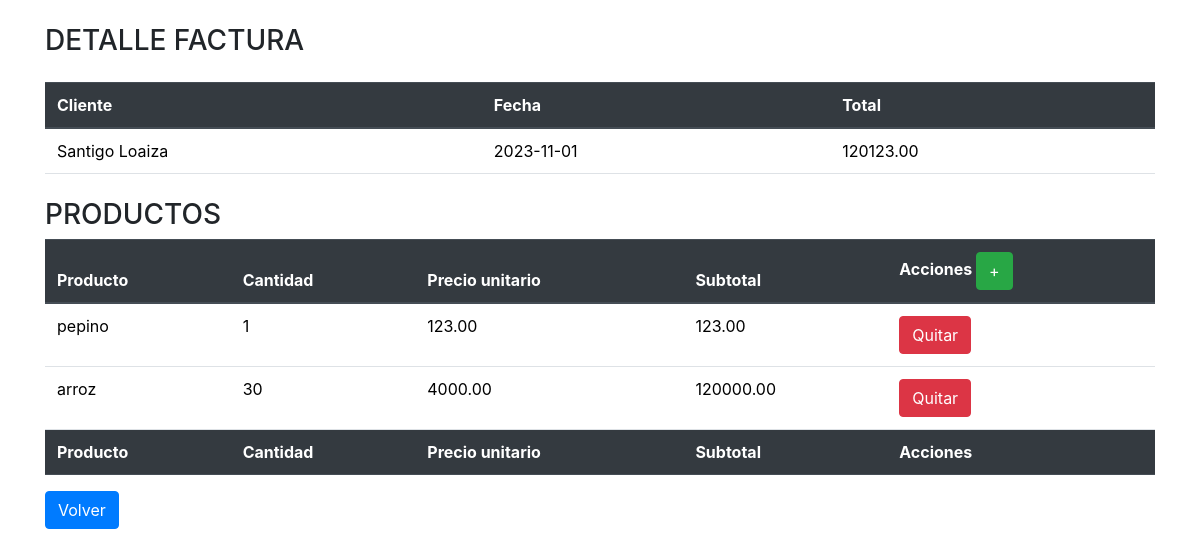
/factura/detalle_factura.php?id=10, run on the app's committed database.
### tables this page shows
CREATE TABLE `factura` (
  `id_factura` int(11) NOT NULL,
  `id_cliente` int(11) DEFAULT NULL,
  `fecha` date NOT NULL,
  `total` decimal(10,2) NOT NULL
);

CREATE TABLE `cliente` (
  `id_cliente` int(11) NOT NULL,
  `nombre` varchar(255) NOT NULL,
  `direccion` varchar(255) DEFAULT NULL,
  `telefono` varchar(20) DEFAULT NULL
);

CREATE TABLE `detalle_factura` (
  `id_detalle` int(11) NOT NULL,
  `id_factura` int(11) DEFAULT NULL,
  `id_producto` int(11) DEFAULT NULL,
  `cantidad` int(11) NOT NULL,
  `precio_unitario` decimal(10,2) NOT NULL,
  `total_linea` decimal(10,2) NOT NULL
);

CREATE TABLE `producto` (
  `id_producto` int(11) NOT NULL,
  `nombre` varchar(255) NOT NULL,
  `precio` decimal(10,2) NOT NULL
);

### factura/detalle_factura.php (the view, shortened to what this page needs)
<?php
include('../bd/conexion.php');
include('../scripts/head.php');
$id = $_GET['id'];
$query = "SELECT factura.id_factura, cliente.nombre, factura.fecha, factura.total FROM factura INNER JOIN cliente ON factura.id_cliente = cliente.id_cliente WHERE factura.id_factura = $id";
$resultado = $conexion->query($query);
if ($resultado->num_rows > 0) {
    ?>
    <!DOCTYPE html>
    <html lang="en">
    <head>
    </head>
    <body class="container mt-4">
        <h3 class="mb-4">DETALLE FACTURA</h3>
        <table class="table">
            <thead class="thead-dark">
                <tr>
                    <th>Cliente</th>
                    <th>Fecha</th>
                    <th>Total</th>
                </tr>
            </thead>
            <tbody>
                <?php
                while ($fila = $resultado->fetch_assoc()) {
                    echo "<tr>";
                    echo "<td>" . $fila["nombre"] . "</td>";
                    echo "<td>" . $fila["fecha"] . "</td>";
                    echo "<td>" . $fila["total"] . "</td>";
                    echo "</tr>";
                }
                ?>
            </tbody>
        </table>
        <h3 class="mt-4">PRODUCTOS</h3>
        <?php
        $query = "SELECT producto.nombre, detalle_factura.id_detalle, detalle_factura.id_factura, detalle_factura.id_producto, detalle_factura.cantidad, detalle_factura.precio_unitario, detalle_factura.total_linea From detalle_factura Inner Join producto On detalle_factura.id_producto = producto.id_producto WHERE detalle_factura.id_factura = $id";
        $resultado = $conexion->query($query);
        if ($resultado->num_rows > 0) {
            ?>
            <table class="table">
                <thead class="thead-dark">
                    <tr>
                        <th>Producto</th>
                        <th>Cantidad</th>
                        <th>Precio unitario</th>
                        <th>Subtotal</th>
                        <th>Acciones <a class="btn btn-success" href="crear_detalle_factura.php?id=<?php echo $id ?>">+</a></th>
                    </tr>
                </thead>
                <tfoot class="thead-dark">
                    <tr>
                        <th>Producto</th>
                        <th>Cantidad</th>
                        <th>Precio unitario</th>
                        <th>Subtotal</th>
                        <th>Acciones</th>
                    </tr>
                </tfoot>
                <tbody>
                    <?php
                    while ($fila = $resultado->fetch_assoc()) {
                        echo "<tr>";
                        echo "<td>" . $fila["nombre"] . "</td>";
                        echo "<td>" . $fila["cantidad"] . "</td>";
                        echo "<td>" . $fila["precio_unitario"] . "</td>";
                        echo "<td>" . $fila["total_linea"] . "</td>";
                        echo "<td><a class='btn btn-danger' href='op_eliminar_detalle_factura.php?id=" . $fila["id_detalle"] . "&idf=" . $id . "'>Quitar</a></td>";
                        echo "</tr>";
                    }
                    ?>
                </tbody>
            </table>
            <?php
        } else {
            echo "No hay productos en la factura. ¿<a href='crear_detalle_factura.php?id=$id'>Desea agregar un producto?</a>?";
        }
        ?>
        <a class="btn btn-primary" href="factura.php">Volver</a>
    </body>
    </html>
    <?php
} else {
    header('Location: factura.php');
}
?>

### data on the page
factura: id_cliente.nombre "Santigo Loaiza", fecha "2023-11-01", total "120123.00"
detalle_factura: id_producto.nombre "pepino", cantidad "1", precio_unitario "123.00", total_linea "123.00"
detalle_factura: id_producto.nombre "arroz", cantidad "30", precio_unitario "4000.00", total_linea "120000.00"
